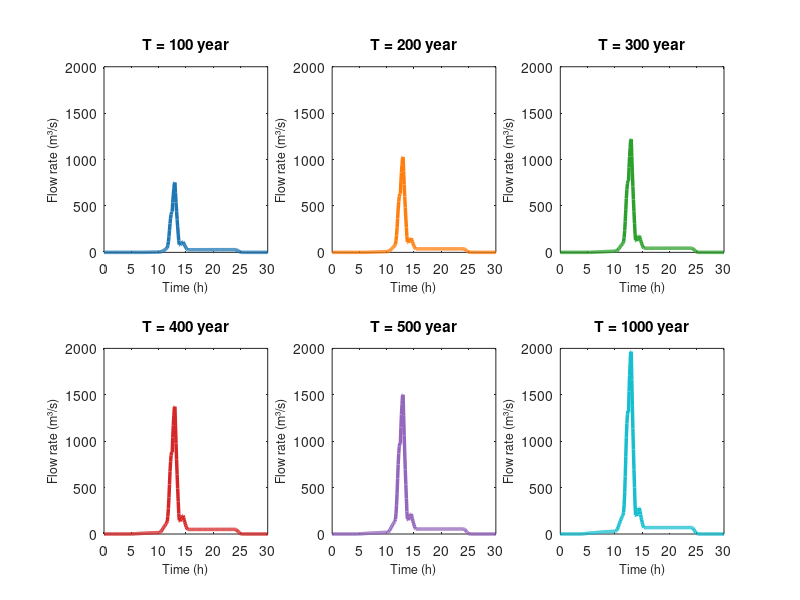
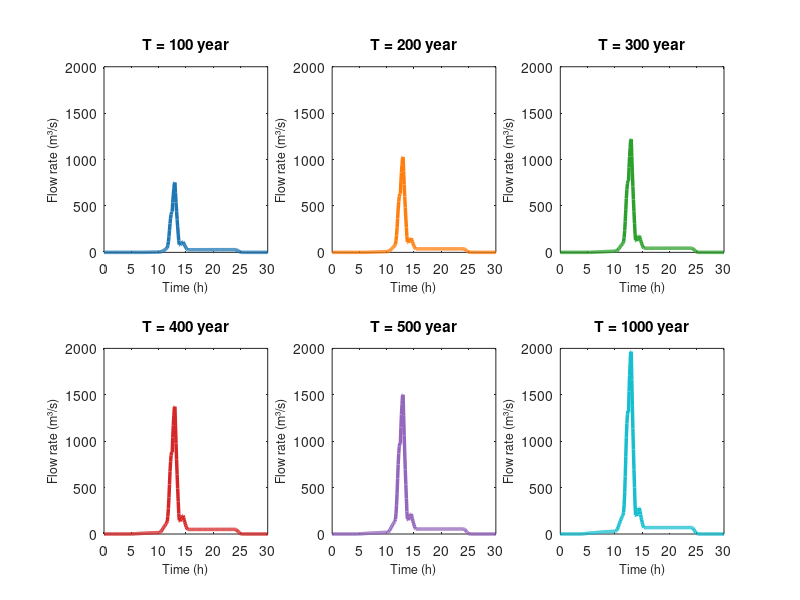

Write MATLAB code to recreate these figures, in order.
% =========================================================================
% CALCUL DES CRUES PAR LA METHODE SCS-CN & HYDROGRAMME UNITAIRE (SCS TYPE II)
% VERSION CORRIGÉE ET OPTIMISÉE (MATLAB)
% =========================================================================

clear; clc; close all;

% --- 1. Données du bassin versant ---
A = 32;          % Superficie (km2)
CN = 72.95;      % Curve Number
L = 6712.268;       % Longueur du plus long cours d'eau (m)
H = 492;         % Dénivelé (m)

% --- 2. Pluies cumulées sur 24h issues de Gumbel (mm) ---
P_24h = [226.5247, 288.5994, 332.1385, 366.8058, 396.0872, 502.3161]; 
T_retour = [100, 200, 300, 400, 500, 1000];

% --- 3. Paramètres temporels (Formule de Kirpich) ---
S_pente = H / L;
tc_min = 0.01947 * (L^0.77) * (S_pente^-0.385);
tc = tc_min / 60;   % Temps de concentration en heures (~1.68h)
tp = 0.6 * tc;      % Temps de pic de l'hydrogramme unitaire (~1.01h)
tb = 2.67 * tp;     % Temps de base de l'HU triangulaire (~2.69h)

% --- 4. Discrétisation temporelle (Pas de temps dt) ---
dt = 0.10;         % Réduit à 0.10h pour mieux capturer le pic de l'HU (tp = 1h)
t_sim = 0:dt:30;   % Temps de simulation (24h de pluie + vidange)
N_sim = length(t_sim);

% --- 5. Construction de l'Hydrogramme Unitaire Dimensionnel du SCS ---
Qp = (2.08 * A) / tp; 

HU = zeros(1, N_sim);
for j = 1:N_sim
    t = t_sim(j);
    if t >= 0 && t <= tp
        HU(j) = Qp * (t / tp);
    elseif t > tp && t <= tb
        HU(j) = Qp * ((tb - t) / (tb - tp));
    end
end

% Normalisation du volume sous l'HU (Garantit qu'un HU = 1mm de Pe sur le bassin)
Vol_theorique = 1000 * A;          % Volume en m3 pour 1mm de pluie efficace
Vol_HU = sum(HU) * dt * 3600;      % Intégration numérique sous l'HU
HU = HU * (Vol_theorique / Vol_HU); 

% --- 6. Rétention du sol (SCS-CN) ---
S = (25400 / CN) - 254;
Ia = 0.2 * S;

% --- 7. Initialisation de la figure ---
hFig = figure('Color', 'w', 'Position', [100, 100, 1200, 700]);
fprintf('--- RESULTATS DES DEBITS DE POINTE GENERES ---\n');

couleurs = {'#1f77b4', '#ff7f0e', '#2ca02c', '#d62728', '#9467bd', '#17becf'};

% --- 8. Boucle sur les périodes de retour ---
for i = 1:length(P_24h)
    P_tot = P_24h(i);
    
    % VECTORISATION : Génération de la courbe SCS Type II
    F = zeros(1, N_sim);
    t = t_sim;
    
    F(t > 0 & t < 10) = 0.0105 * t(t > 0 & t < 10).^1.07;
    F(t >= 10 & t < 11.5) = 0.105 + 0.052 * (t(t >= 10 & t < 11.5) - 10) + 0.012 * (t(t >= 10 & t < 11.5) - 10).^2;
    F(t >= 11.5 & t < 12.5) = 0.223 + 0.555 * (t(t >= 11.5 & t < 12.5) - 11.5) - 0.23 * (t(t >= 11.5 & t < 12.5) - 11.5).^2;
    F(t >= 12.5 & t < 14) = 0.748 + 0.058 * (t(t >= 12.5 & t < 14) - 12.5) - 0.0075 * (t(t >= 12.5 & t < 14) - 12.5).^2;
    F(t >= 14 & t < 24) = 0.840 + 0.016 * (t(t >= 14 & t < 24) - 14);
    F(t >= 24) = 1.0;
    
    P_cum = F * P_tot;
    
    % Pluie efficace cumulée Pe
    Pe_cum = zeros(1, N_sim);
    idx = P_cum > Ia;
    Pe_cum(idx) = ((P_cum(idx) - Ia).^2) ./ (P_cum(idx) - Ia + S);
    
    % Pluie efficace incrémentale
    Pe_inc = [Pe_cum(1), diff(Pe_cum)];
    Pe_inc(Pe_inc < 0) = 0;
    
    % --- CONVOLUTION (CORRIGÉE : Pas de Multiplication par dt ici !) ---
    Q_hydro = conv(Pe_inc, HU); 
    Q_hydro = Q_hydro(1:N_sim); % Tronquer à la durée de simulation
    
    Qp_reel = max(Q_hydro);
    
    fprintf('T = %4d ans | Pluie 24h = %6.2f mm | Débit de pointe max = %7.2f m3/s\n', ...
        T_retour(i), P_tot, Qp_reel);
    
    % --- SUBPLOTS (Grille 2x3) ---
    subplot(2, 3, i);
    
    plot(t_sim, Q_hydro, 'LineWidth', 2.5, 'Color', couleurs{i});
    
    box on;          
    grid off;          
    xlim([0 30]);    
    ylim([0 2000]);    % Réajusté car les vrais débits culminent à ~600 m3/s
    
    title(['T = ' num2str(T_retour(i)) ' year'], 'FontSize', 11, 'FontWeight', 'bold');
    xlabel('Time (h)', 'FontSize', 9);
    ylabel('Flow rate (m³/s)', 'FontSize', 9);
end

% --- 9. ENREGISTREMENT DE L'IMAGE GLOBALE (CORRIGÉ & SÉCURISÉ) ---
nom_fichier = 'hydrogrammes_BIEN.png';
chemin_complet = fullfile(pwd, nom_fichier); % Assure l'écriture dans le dossier courant

try
    % Méthode moderne (recommandée par MATLAB, conserve la haute résolution)
    exportgraphics(hFig, chemin_complet, 'Resolution', 300);
    fprintf('\n-> [SUCCÈS] L''image a été enregistrée via exportgraphics : \n   "%s"\n', chemin_complet);
catch
    try
        % Méthode de secours si votre version de MATLAB est ancienne
        saveas(hFig, chemin_complet);
        fprintf('\n-> [SUCCÈS] L''image a été enregistrée via saveas : \n   "%s"\n', chemin_complet);
    catch ME
        warning('Impossible d''enregistrer la figure automatiquement.');
        fprintf('Erreur rencontrée : %s\n', ME.message);
        fprintf('Conseil : Cliquez sur le menu "File -> Save As" de la fenêtre de graphique.\n');
    end
end
% --- 9. ENREGISTREMENT DE L'IMAGE GLOBALE (CORRIGÉ & SÉCURISÉ) ---
nom_fichier = 'hydrogrammes_BIEN OK.png';
chemin_complet = fullfile(pwd, nom_fichier); % Assure l'écriture dans le dossier courant

try
    % Méthode moderne (recommandée par MATLAB, conserve la haute résolution)
    exportgraphics(hFig, chemin_complet, 'Resolution', 300);
    fprintf('\n-> [SUCCÈS] L''image a été enregistrée via exportgraphics : \n   "%s"\n', chemin_complet);
catch
    try
        % Méthode de secours si votre version de MATLAB est ancienne
        saveas(hFig, chemin_complet);
        fprintf('\n-> [SUCCÈS] L''image a été enregistrée via saveas : \n   "%s"\n', chemin_complet);
    catch ME
        warning('Impossible d''enregistrer la figure automatiquement.');
        fprintf('Erreur rencontrée : %s\n', ME.message);
        fprintf('Conseil : Cliquez sur le menu "File -> Save As" de la fenêtre de graphique.\n');
    end
end
